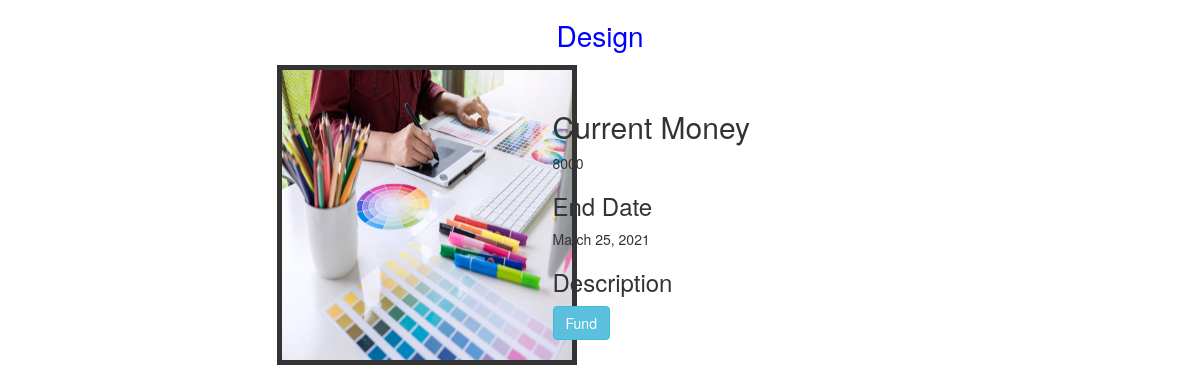
Screenshot of /pages/showProject/54 with the database file from the repository.
### pages/models.py (models this page shows, shortened)
class Project(models.Model):
    options= [("Art","Art"),("Design","Design"),("Food","Food"),("Games","Games")] #=>year w7da htzhrli w w7da htt7t fe database
    name = models.CharField(max_length=50 ,  verbose_name="Project Title") #=>verbose 3shan yzhr f admin page asmha title
    current_situation = models.IntegerField(default=0,null=True)
    image = models.ImageField(blank= True,upload_to='photos/%y/%m/%d')
    target=models.DecimalField(max_digits=10, decimal_places=3,null=True)
    description = models.CharField(max_length=10000,null=True)#=>lw md5lsh input htkon null
    category = models.CharField(default="default", choices=options , max_length=50) #=> option for models
    end_date = models.DateField(null=True)
    created_at = models.DateTimeField(null=True,auto_now_add=True)
    user = models.ForeignKey(User, default=None,null=True, on_delete=models.CASCADE)
    class Meta:
        ordering = ['name'] #=> order ascending
        verbose_name = "Project" #=> asm class f admin page

### pages/views.py (the view)
# urls.py: path('showProject/<id>' , views.showProjectWithid , name ="showProject"),
def showProjectWithid (request,id):
    project= Project.objects.get(pk = id)
    return render(request,'pages/projectDetails.html',{"project" : project})

### templates/pages/projectDetails.html (shortened to what this page needs)
{% include 'base.html' %} {% block content %}
 <!DOCTYPE html>
 <html lang="en">
 <head>
   <link rel="stylesheet" href="https://maxcdn.bootstrapcdn.com/bootstrap/3.4.1/css/bootstrap.min.css">
 </head>
 <body>
 <center><h1>{{project.name}}</h1></center>
 <div class="outerdiv">
	<div class="div1">
	<div class="innerdiv">
	 {% if project.image %} <img src="{{project.image.url}}"  class="card-img-top" alt="image" width="200px"/> {% endif %}
	</div>
	 </div>
	 <div class="div2">
	 <h2 class="h2"> Current Money </h2>
		 <p class="p2">{{project.current_situation}} </p>
	 <h2 class="h3"> End Date </h2>
	 <p class="p3"> {{project.end_date}} </p>
	 <h2 class="h3"> Description</h2>
     <form method="post">
		<a href="{% url 'showFund' project.id %}" class="btn btn-info"> Fund </a>
	 </form>
	 </div>
	</div>
 </body>
 </html>
{% endblock content %}

### devops/static/css/style.css (style rules this page uses)
body { background-color: white; color: rgb(120, 11, 11); }
a { text-decoration: none; color: brown; border: 2px solid grey; padding: 2px; }

### templates/pages/projectDetails.html (style rules this page uses)
.outerdiv { margin: auto; width: 70%; display: flex; }
.innerdiv { margin-left: 25%; }
.div1 { width: 40%; padding: 4px; margin: auto; }
.div2 { width: 55%; padding: 5px; margin: auto; }
p { text-align: justify; }
img { width: 300px; height: 300px; border-width: 5px; border-style: solid; display: block; }
h2 { color: red; font-size: 200%; }
h1 { color: blue; font-size: 200%; text-align: center; }

### rows the page displays
Project: name "Design", image (picture), current_situation "8000", end_date "March 25, 2021"
